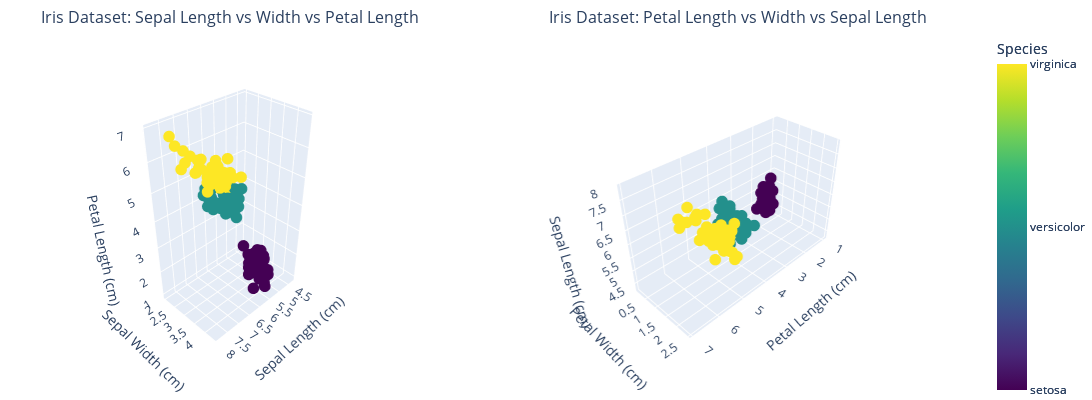

Write notebook code for a chart like this one.
### Code cell
# Let's visualize the Iris dataset in 3D plots showing different feature combinations

# Create a mapping of target numbers to class names
target_names = {0: 'setosa', 1: 'versicolor', 2: 'virginica'}
df_raw['target_name'] = df_raw['target'].map(target_names)

# Create figure with two 3D subplots side by side
fig = make_subplots(
    rows=1, cols=2,
    specs=[[{'type': 'scene'}, {'type': 'scene'}]],
    subplot_titles=('Iris Dataset: Sepal Length vs Width vs Petal Length',
                   'Iris Dataset: Petal Length vs Width vs Sepal Length'),
    horizontal_spacing=0.05  # Reduced from 0.1
)

# First subplot: sepal length vs sepal width vs petal length
fig.add_trace(
    go.Scatter3d(
        x=df_raw['sepal length (cm)'],
        y=df_raw['sepal width (cm)'],
        z=df_raw['petal length (cm)'],
        mode='markers',
        marker=dict(
            size=4,
            color=df_raw['target'],
            colorscale='Viridis',
            showscale=True,
            colorbar=dict(
                title='Species',
                ticktext=list(target_names.values()),
                tickvals=list(target_names.keys())
            )
        ),
        text=df_raw['target_name'],  # Add hover text
        hovertemplate='<br>'.join([
            'Sepal Length: %{x}',
            'Sepal Width: %{y}',
            'Petal Length: %{z}',
            'Species: %{text}'
        ]),
        showlegend=False
    ),
    row=1, col=1
)

# Second subplot: petal length vs petal width vs sepal length
fig.add_trace(
    go.Scatter3d(
        x=df_raw['petal length (cm)'],
        y=df_raw['petal width (cm)'],
        z=df_raw['sepal length (cm)'],
        mode='markers',
        marker=dict(
            size=4,
            color=df_raw['target'],
            colorscale='Viridis',
            showscale=True,
            colorbar=dict(
                title='Species',
                ticktext=list(target_names.values()),
                tickvals=list(target_names.keys())
            )
        ),
        text=df_raw['target_name'],  # Add hover text
        hovertemplate='<br>'.join([
            'Petal Length: %{x}',
            'Petal Width: %{y}',
            'Sepal Length: %{z}',
            'Species: %{text}'
        ]),
        showlegend=False
    ),
    row=1, col=2
)

# Update axis labels for both scenes
fig.update_layout(
    scene=dict(
        xaxis_title='Sepal Length (cm)',
        yaxis_title='Sepal Width (cm)',
        zaxis_title='Petal Length (cm)',
        camera=dict(
            eye=dict(x=2, y=2, z=2)  # Increased distance from the plot
        )
    ),
    scene2=dict(
        xaxis_title='Petal Length (cm)', 
        yaxis_title='Petal Width (cm)',
        zaxis_title='Sepal Length (cm)',
        camera=dict(
            eye=dict(x=2, y=2, z=2)  # Increased distance from the plot
        )
    ),
    width=1200,
    height=400,  # Increased height
    margin=dict(l=0, r=0, t=30, b=0)  # Reduced margins around the plot
)

fig.show()

### Figure 1 — Plotly figure (JSON) as saved in the notebook; plotly's stock layout.template omitted (floating-point values rounded to 4 significant figures; data arrays with more than 128 entries replaced by an {"elided": "..."} marker saying what was removed)
{"data": [{"hovertemplate": "Sepal Length: %{x}<br>Sepal Width: %{y}<br>Petal Length: %{z}<br>Species: %{text}", "marker": {"color": {"elided": "150 int values"}, "colorbar": {"ticktext": ["setosa", "versicolor", "virginica"], "tickvals": [0, 1, 2], "title": {"text": "Species"}}, "colorscale": [[0, "#440154"], [0.1111, "#482878"], [0.2222, "#3e4989"], [0.3333, "#31688e"], [0.4444, "#26828e"], [0.5556, "#1f9e89"], [0.6667, "#35b779"], [0.7778, "#6ece58"], [0.8889, "#b5de2b"], [1, "#fde725"]], "showscale": true, "size": 4}, "mode": "markers", "scene": "scene", "showlegend": false, "text": {"elided": "150 str values"}, "type": "scatter3d", "x": {"elided": "150 float values"}, "y": {"elided": "150 float values"}, "z": {"elided": "150 float values"}}, {"hovertemplate": "Petal Length: %{x}<br>Petal Width: %{y}<br>Sepal Length: %{z}<br>Species: %{text}", "marker": {"color": {"elided": "150 int values"}, "colorbar": {"ticktext": ["setosa", "versicolor", "virginica"], "tickvals": [0, 1, 2], "title": {"text": "Species"}}, "colorscale": [[0, "#440154"], [0.1111, "#482878"], [0.2222, "#3e4989"], [0.3333, "#31688e"], [0.4444, "#26828e"], [0.5556, "#1f9e89"], [0.6667, "#35b779"], [0.7778, "#6ece58"], [0.8889, "#b5de2b"], [1, "#fde725"]], "showscale": true, "size": 4}, "mode": "markers", "scene": "scene2", "showlegend": false, "text": {"elided": "150 str values"}, "type": "scatter3d", "x": {"elided": "150 float values"}, "y": {"elided": "150 float values"}, "z": {"elided": "150 float values"}}], "layout": {"annotations": [{"font": {"size": 16}, "showarrow": false, "text": "Iris Dataset: Sepal Length vs Width vs Petal Length", "x": 0.2375, "xanchor": "center", "xref": "paper", "y": 1, "yanchor": "bottom", "yref": "paper"}, {"font": {"size": 16}, "showarrow": false, "text": "Iris Dataset: Petal Length vs Width vs Sepal Length", "x": 0.7625, "xanchor": "center", "xref": "paper", "y": 1, "yanchor": "bottom", "yref": "paper"}], "height": 400, "margin": {"b": 0, "l": 0, "r": 0, "t": 30}, "scene": {"camera": {"eye": {"x": 2, "y": 2, "z": 2}}, "domain": {"x": [0, 0.475], "y": [0, 1]}, "xaxis": {"title": {"text": "Sepal Length (cm)"}}, "yaxis": {"title": {"text": "Sepal Width (cm)"}}, "zaxis": {"title": {"text": "Petal Length (cm)"}}}, "scene2": {"camera": {"eye": {"x": 2, "y": 2, "z": 2}}, "domain": {"x": [0.525, 1], "y": [0, 1]}, "xaxis": {"title": {"text": "Petal Length (cm)"}}, "yaxis": {"title": {"text": "Petal Width (cm)"}}, "zaxis": {"title": {"text": "Sepal Length (cm)"}}}, "width": 1200}}
